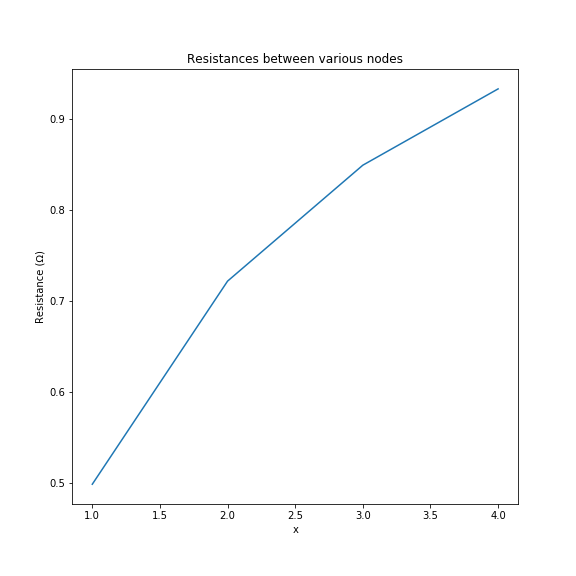

Generate this figure with Python:
# -*- coding: utf-8 -*-
"""
Created on Mon Nov 16 17:13:10 2020

@author: David F
"""

"""Q7.4"""
from numpy import zeros, fabs, append

def sweep(v,p,q,r,s,α):
  for i in range(1,len(v)-1):
    for j in range(1,len(v)-1):
      c=0.0
      if i==p and j==q: c=1.0
      if i==r and j==s: c=-1.0
      v[i,j]=(v[i-1,j]+v[i+1,j]+v[i,j-1]+v[i,j+1]-α*v[i,j]+c)/(4-α) 

N=22
α=1.1
v=zeros((N,N),float)
p=q=int((len(v)-1)/2)
r=p+1
s=q

R=[]

"""The next set of lines are used to calculate the voltage across node A and node B"""
dv=1.0e10
lastdv=0
count=0
while (fabs(dv-lastdv)>1.0e-7*fabs(dv)):
  lastdv=dv
  sweep(v,p,q,r,s,α)
  dv=v[p,q]-v[r,s]
  count+=1
R.append(dv)


"""The next set of lines are used to calculate the voltage acrpss node A and node C"""
t=p+2 #I changed the coordinates to node C to (t,u) in order to distinguish it from node B 

dv=1.0e10
lastdv=0
count=0
while (fabs(dv-lastdv)>1.0e-7*fabs(dv)):
  lastdv=dv
  sweep(v,p,q,t,s,α)
  dv=v[p,q]-v[t,s]
  count+=1
R.append(dv)

u=p+3 #I changed the coordinates to node C to (t,u) in order to distinguish it from node B 

dv=1.0e10
lastdv=0
count=0
while (fabs(dv-lastdv)>1.0e-7*fabs(dv)):
  lastdv=dv
  sweep(v,p,q,u,s,α)
  dv=v[p,q]-v[u,s]
  count+=1
R.append(dv)

u=p+4 #I changed the coordinates to node C to (t,u) in order to distinguish it from node B 

dv=1.0e10
lastdv=0
count=0
while (fabs(dv-lastdv)>1.0e-7*fabs(dv)):
  lastdv=dv
  sweep(v,p,q,u,s,α)
  dv=v[p,q]-v[u,s]
  count+=1
R.append(dv)

x=[1,2,3,4]
import matplotlib.pyplot as plt
plt.figure(figsize=(8,8)) 
plt.plot(x,R)
plt.xlabel('x')
plt.ylabel('Resistance (Ω)')
plt.title('Resistances between various nodes')
plt.savefig('Q7.4.png')
